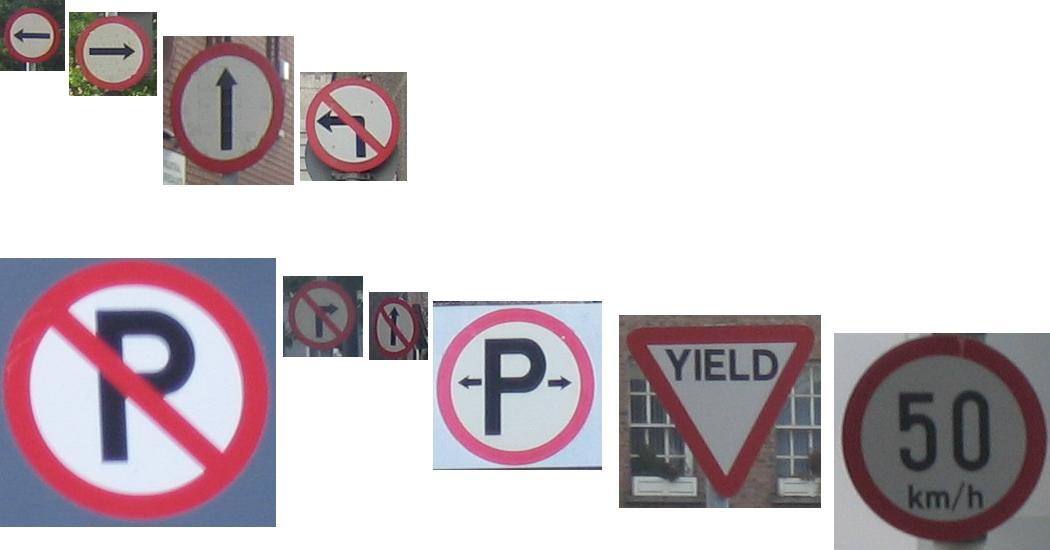
//> input picture trunk/ss/vision/lab2/Road Signs/RealRoadSigns.JPG, 1050 x 550 px
$ ./tmp   (built with g++ and OpenCV 4)
//> lines starting //> are read from the running program, lines starting //| are printed output that depends on the picture
### ss/vision/assignment2/utilities.h

#define ESC 27

#define PI 3.14159

#define RED_CH 2
#define GREEN_CH 1
#define BLUE_CH 0

#define GETPIXELMACRO( ptr_name, _image, column, row, width_step, pixel_step) \
  unsigned char* ptr_name = (((unsigned char*) _image->imageData)+(row)*(width_step)+(column)*(pixel_step))

#define GETPIXELPTRMACRO( _image, column, row, width_step, pixel_step) \
  (((unsigned char*) _image->imageData)+(row)*(width_step)+(column)*(pixel_step))

#define COPYPIXELMACRO( ptr_name, _image, column, row, width_step, pixel_step, size) \
  memcpy(ptr_name,(unsigned char*) _image->imageData+(row)*(width_step)+(column)*(pixel_step),size)

#define PUTPIXELMACRO( _image, column, row, new_pixel_values, width_step, pixel_step, number_channels) \
  memcpy((_image)->imageData+(row)*(width_step)+(column)*(pixel_step),new_pixel_values,number_channels)

void write_text_on_image(IplImage* image, int top_row, int top_column, char* text);

extern IplImage* image_for_on_mouse_show_values;
extern char* window_name_for_on_mouse_show_values;
void on_mouse_show_values( int event, int x, int y, int flags, void* );

### trunk/ss/vision/lab1/Road Markings/tmp.cpp
#ifdef _CH_
#pragma package <opencv>
#endif

#include "cv.h"
#include "highgui.h"
#include <stdio.h>
#include <stdlib.h>
#include "../utilities.h"


#define NUM_IMAGES 5

// Locate the red pixels in the source image.
void find_red_points( IplImage* source, IplImage* result, IplImage* temp )
{
	int width_step=source->widthStep;
	int pixel_step=source->widthStep/source->width;
	int n_channels=source->nChannels;

	double threshold = 70;

	cvZero(result);
	unsigned char white[4] = {255,255,255,0};
	int row = 0, col = 0;

	for(row=0; row < result->height; row++){
		for(col=0; col < result->width; col++){
			unsigned char * curr_point = GETPIXELPTRMACRO(source, col, row, width_step, pixel_step);
			//if((curr_point[RED_CH] <= threshold) && ((curr_point[BLUE_CH] < threshold) || (curr_point[GREEN_CH] < threshold))){

			//If the channels fluctuate suffecently then we have an image pixel (This eliminates the white background)
			if(( (curr_point[RED_CH] - 10) > curr_point[BLUE_CH]) || ((curr_point[RED_CH] - 10) > curr_point[GREEN_CH])){
				//Now analyse for red content. Want the red component to be a certain percentage greater then green and blue
				//After lots of looking at pixel values and playing around 5.95 was chosen.
				threshold = curr_point[RED_CH] - curr_point[RED_CH] / 5.95f;  //Found through experimentation. Seems a bit mad. Also makes the process very expensive
				if((curr_point[RED_CH] >= threshold) && ((curr_point[BLUE_CH] < threshold) || (curr_point[GREEN_CH] < threshold))){
					PUTPIXELMACRO( result, col, row, white, width_step, pixel_step, n_channels);
				}
			}
		}
	}

	cvMorphologyEx( result, temp, NULL, NULL, CV_MOP_OPEN, 1 );
	cvMorphologyEx( temp, result, NULL, NULL, CV_MOP_CLOSE, 1 );
}

CvSeq* connected_components( IplImage* source, IplImage* result )
{
	IplImage* binary_image = cvCreateImage( cvGetSize(source), 8, 1 );
	cvConvertImage( source, binary_image );
	CvMemStorage* storage = cvCreateMemStorage(0);
	CvSeq* contours = 0;
	cvThreshold( binary_image, binary_image, 1, 255, CV_THRESH_BINARY );
	cvFindContours( binary_image, storage, &contours, sizeof(CvContour),	CV_RETR_CCOMP, CV_CHAIN_APPROX_SIMPLE );
	if (result)
	{
		cvZero( result );
		for(CvSeq* contour = contours ; contour != 0; contour = contour->h_next )
		{
			CvScalar color = CV_RGB( rand()&255, rand()&255, rand()&255 );
			/* replace CV_FILLED with 1 to see the outlines */
			cvDrawContours( result, contour, color, color, -1, CV_FILLED, 8 );
		}
	}
	return contours;
}

//Tested, works 100%
void invert_image( IplImage* source, IplImage* result )
{
	// TO DO:  Write code to invert all points in the source image (i.e. for each channel for each pixel in the result
	//        image the value should be 255 less the corresponding value in the source image).
	int width_step=source->widthStep;
	int pixel_step=source->widthStep/source->width;
	int n_channels=source->nChannels;
	cvZero(result);


	int threshold = 70;

	cvZero(result);
	int row = 0, col = 0, chan = 0;
	unsigned char white[4] = {255,255,255,0};


	for(row=0; row < result->height; row++){
		for(col=0; col < result->width; col++){
			unsigned char * curr_point = GETPIXELPTRMACRO(source, col, row, width_step, pixel_step);
			for(chan = 0; chan < n_channels; chan++){
				curr_point[chan] = 255 - curr_point[chan];
			}
			PUTPIXELMACRO(result, col, row, curr_point, width_step, pixel_step, n_channels);
		}
	}


}

// Assumes a 1D histogram of 256 elements.
//From looking at the histogram we can see 3 very clear peaks
//TODO, check for divide by 0 properly
int determine_optimal_threshold( CvHistogram* hist )
{
	// TO DO:  Given a 1-D CvHistogram you need to determine and return the optimal threshold value.

	// NOTES:  Assume there are 256 elements in the histogram.
	//         To get the histogram value at index i
	//            int histogram_value_at_i = ((int) *cvGetHistValue_1D(hist, i));

	int i;
	int threshold = 127; //Start in the middle
	int thresholdNext = 127;// t+1
	int t=0;
	int background = 1;
	int foreground = 1;
	int nobackpixels = 1;  //Number of backrgound pixels, 1 to avoid divide by zero error DO PROPER LATER
	//Sum of background and foreground
	do{
		nobackpixels = 1;
		background = 1;
		foreground = 1;
		threshold = thresholdNext;
		for(i=0; i < 256; i++){
			int value = ((int) *cvGetHistValue_1D(hist, i));
			if( i < threshold ){ //Backround pixel
				background += value * i;
				nobackpixels++;
			}else{ //foreground
				foreground += value * i;
			}
		}
		//printf("BACK %d\n", thresholdNext);
		//divided by number of background and foreground respectivly
		background = background / nobackpixels;
		foreground = foreground / ((255 - nobackpixels)+1); //Again, divide by zero error
		//printf("H %d %d\n", background, foreground);
		thresholdNext = (background + foreground) / 2;
	}while(threshold != thresholdNext);
	//printf("\n\n\n");
	printf("%d %d\n", thresholdNext, threshold);
	return thresholdNext;  // Just so that the project will compile...
}

void apply_threshold_with_mask(IplImage* grayscale_image,IplImage* result_image,IplImage* mask_image,int threshold)
{
	// TO DO:  Apply binary thresholding to those points in the passed grayscale_image which correspond to non-zero
	//        points in the passed mask_image.  The binary results (0 or 255) should be stored in the result_image.
	int row = 0;
	int col = 0;
	int width_step = grayscale_image->widthStep;
	int pixel_step = grayscale_image->widthStep / grayscale_image->width;
	int n_channels= grayscale_image->nChannels;
	//Just a quick check to see if I can use the same step for all images. Turns out I can. Spoke too soon
	//printf("%d %d %d\n", width_step, pixel_step, n_channels);

	int result_width_step = result_image->widthStep;
	int result_pixel_step = result_image->widthStep / result_image->width;
	int result_channels = result_image->nChannels;
	//cvZero(result_image); Already zeroed elsewhere
	unsigned char white[4] = {255,255,255,0};

	for(row = 0; row < grayscale_image->height; row++){
		for(col = 0; col < grayscale_image->width; col++){
			unsigned char * mask_point = GETPIXELPTRMACRO(mask_image, col, row, width_step, pixel_step);
			if(mask_point[0] != 0){ //Taken as 255 means apply the mask
				//printf("%d\n", mask_point[0]);
				unsigned char * grey_point = GETPIXELPTRMACRO(grayscale_image, col, row, width_step, pixel_step);
				//If greater than or equal to thresh we want the pixel
				if(grey_point[0] >= threshold){
					PUTPIXELMACRO(result_image, col, row, white, result_width_step, result_pixel_step, result_channels);
				}
			}
		}
	}
}

void determine_optimal_sign_classification( IplImage* original_image, IplImage* red_point_image, CvSeq* red_components, CvSeq* background_components, IplImage* result_image )
{
	int width_step=original_image->widthStep;
	int pixel_step=original_image->widthStep/original_image->width;
	IplImage* mask_image = cvCreateImage( cvGetSize(original_image), 8, 1 );
	IplImage* grayscale_image = cvCreateImage( cvGetSize(original_image), 8, 1 );
	cvConvertImage( original_image, grayscale_image );
	IplImage* thresholded_image = cvCreateImage( cvGetSize(original_image), 8, 1 );
	cvZero( thresholded_image );
	cvZero( result_image );
	int row=0,col=0;
	CvSeq* curr_red_region = red_components;
	// For every connected red component
	while (curr_red_region != NULL)
	{
		cvZero( mask_image );
		CvScalar color = CV_RGB( 255, 255, 255 );
		CvScalar mask_value = cvScalar( 255 );
		// Determine which background components are contained within the red component (i.e. holes)
		//  and create a binary mask of those background components.
		CvSeq* curr_background_region = curr_red_region->v_next;
		if (curr_background_region != NULL)
		{
			while (curr_background_region != NULL)
			{
				cvDrawContours( mask_image, curr_background_region, mask_value, mask_value, -1, CV_FILLED, 8 );
				cvDrawContours( result_image, curr_background_region, color, color, -1, CV_FILLED, 8 );
				curr_background_region = curr_background_region->h_next;
			}
			int hist_size=256;
			CvHistogram* hist = cvCreateHist( 1, &hist_size, CV_HIST_ARRAY );
			cvCalcHist( &grayscale_image, hist, 0, mask_image );
			// Determine an optimal threshold on the points within those components (using the mask)
			int optimal_threshold = determine_optimal_threshold( hist );
			apply_threshold_with_mask(grayscale_image,result_image,mask_image,optimal_threshold);
		}
		curr_red_region = curr_red_region->h_next;

	}

	for (row=0; row < result_image->height; row++)
	{
		unsigned char* curr_red = GETPIXELPTRMACRO( red_point_image, 0, row, width_step, pixel_step );
		unsigned char* curr_result = GETPIXELPTRMACRO( result_image, 0, row, width_step, pixel_step );
		for (col=0; col < result_image->width; col++)
		{
			curr_red += pixel_step;
			curr_result += pixel_step;
			if (curr_red[0] > 0)
				curr_result[2] = 255;
		}
	}

	cvReleaseImage( &mask_image );
}

int main( int argc, char** argv )
{
	int selected_image_num = 1;
	char show_ch = 's';
	IplImage* images[NUM_IMAGES];
	IplImage* selected_image = NULL;
	IplImage* temp_image = NULL;
	IplImage* red_point_image = NULL;
	IplImage* connected_reds_image = NULL;
	IplImage* connected_background_image = NULL;
	IplImage* result_image = NULL;
	CvSeq* red_components = NULL;
	CvSeq* background_components = NULL;

	// Load all the images.
	for (int file_num=1; (file_num <= NUM_IMAGES); file_num++)
	{
		if( (images[0] = cvLoadImage("./RealRoadSigns.jpg",-1)) == 0 )
			return 0;
		if( (images[1] = cvLoadImage("./RealRoadSigns2.jpg",-1)) == 0 )
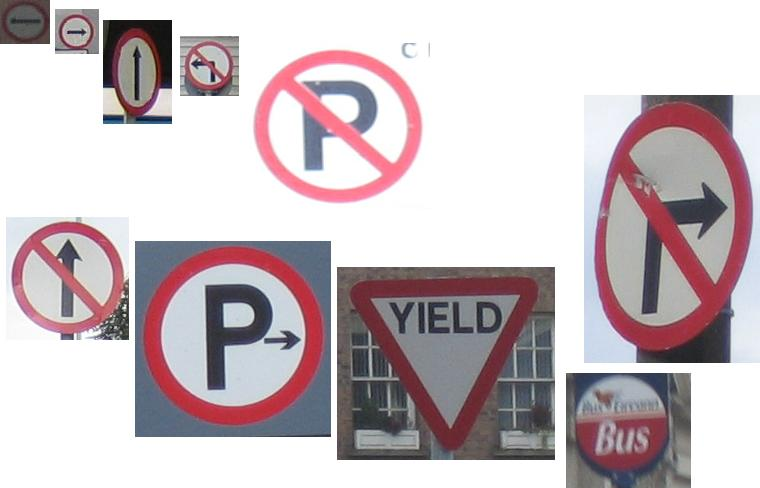
//> input picture trunk/ss/vision/lab2/Road Signs/RealRoadSigns2.JPG, 760 x 488 px
			return 0;
		if( (images[2] = cvLoadImage("./ExampleRoadSigns.jpg",-1)) == 0 )
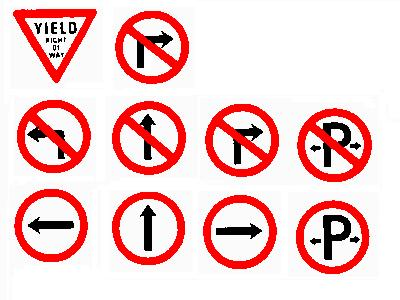
//> input picture trunk/ss/vision/lab2/Road Signs/ExampleRoadSigns.JPG, 400 x 300 px
			return 0;
		if( (images[3] = cvLoadImage("./Parking.jpg",-1)) == 0 )
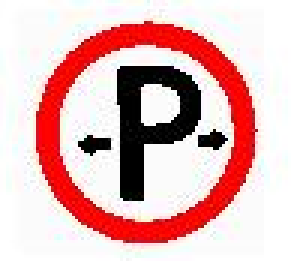
//> input picture trunk/ss/vision/lab2/Road Signs/Parking.JPG, 97 x 87 px (shown 3 times larger)
			return 0;

		if( (images[4] = cvLoadImage("./NoParking.jpg",-1)) == 0 )
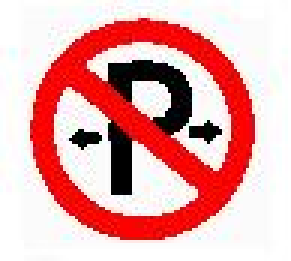
//> input picture trunk/ss/vision/lab2/Road Signs/NoParking.JPG, 97 x 87 px (shown 3 times larger)
			return 0;
	}

	// Explain the User Interface
    printf( "Hot keys: \n"
            "\tESC - quit the program\n"
			"\t1 - Real Road Signs (image 1)\n"
			"\t2 - Real Road Signs (image 2)\n"
			"\t3 - Synthetic Road Signs\n"
			"\t4 - Synthetic Parking Road Sign\n"
			"\t5 - Synthetic No Parking Road Sign\n"
			"\tr - Show red points\n"
			"\tc - Show connected red points\n"
			"\th - Show connected holes (non-red points)\n"
			"\ts - Show optimal signs\n"
			);

	// Create display windows for images
    cvNamedWindow( "Original", 1 );
    cvNamedWindow( "Processed Image", 1 );

	// Setup mouse callback on the original image so that the user can see image values as they move the
	// cursor over the image.
    cvSetMouseCallback( "Original", on_mouse_show_values, 0 );
	window_name_for_on_mouse_show_values="Original";
	image_for_on_mouse_show_values=selected_image;

	int user_clicked_key = 0;
	do {
		// Create images to do the processing in.
		if (red_point_image != NULL)
		{
			cvReleaseImage( &red_point_image );
			cvReleaseImage( &temp_image );
			cvReleaseImage( &connected_reds_image );
			cvReleaseImage( &connected_background_image );
			cvReleaseImage( &result_image );
		}
		selected_image = images[selected_image_num-1];
		red_point_image = cvCloneImage( selected_image );
		result_image = cvCloneImage( selected_image );
		temp_image = cvCloneImage( selected_image );
		connected_reds_image = cvCloneImage( selected_image );
		connected_background_image = cvCloneImage( selected_image );

		// Process image
		image_for_on_mouse_show_values = selected_image;
		find_red_points( selected_image, red_point_image, temp_image );
		red_components = connected_components( red_point_image, connected_reds_image );
		invert_image( red_point_image, temp_image );
		background_components = connected_components( temp_image, connected_background_image );
		determine_optimal_sign_classification( selected_image, red_point_image, red_components, background_components, result_image );

		// Show the original & result
        cvShowImage( "Original", selected_image );
		do {
			if ((user_clicked_key == 'r') || (user_clicked_key == 'c') || (user_clicked_key == 'h') || (user_clicked_key == 's'))
				show_ch = user_clicked_key;
			switch (show_ch)
			{
			case 'c':
				cvShowImage( "Processed Image", connected_reds_image );
				break;
			case 'h':
				cvShowImage( "Processed Image", connected_background_image );
				break;
			case 'r':
				cvShowImage( "Processed Image", red_point_image );
				break;
			case 's':
			default:
				cvShowImage( "Processed Image", result_image );
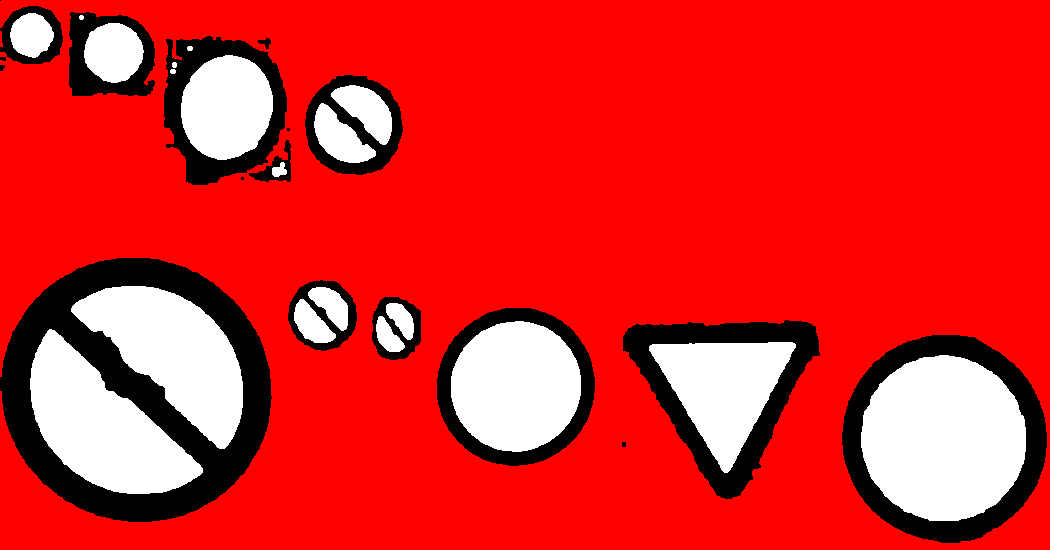
//> window 'Processed Image': 550 rows x 1050 cols, CV_8UC3; mean B, G, R 41.1, 41.1, 222
				break;
			}
	        user_clicked_key = (char)cvWaitKey(0);
//> the Esc key is pressed
		} while ((!((user_clicked_key >= '1') && (user_clicked_key <= '0'+NUM_IMAGES))) &&
			     ( user_clicked_key != ESC ));

		if ((user_clicked_key >= '1') && (user_clicked_key <= '0'+NUM_IMAGES))
		{
			selected_image_num = user_clicked_key-'0';
		}

	} while ( user_clicked_key != ESC );

    return 1;
}
